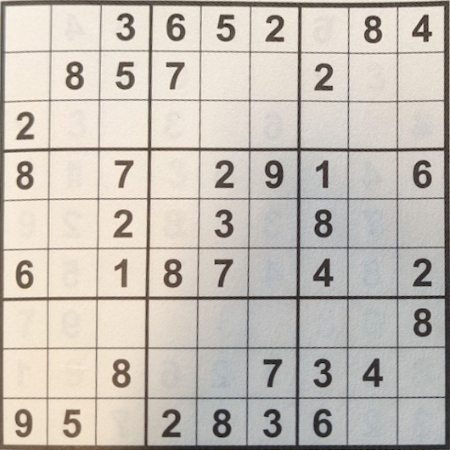
#> input picture Images/Incorrect-recognize-image/sudoku-image-example-level15.png, 450 x 450 px
$ python -i ImageProcess.py   (imports and definitions only)
#> lines starting #> are read from the running program, lines starting #| are printed output that depends on the picture; after the words box and inside, x2 and y2 are one past the last pixel; in counts of white or black regions, pixels touching at a corner belong together
#> further down, picture is the input picture: shape (450, 450, 3); mean B, G, R 182.7, 190.9, 197.7
from re import I
import cv2
import numpy as np
import os
url = "/Users/nguyenvanan2730/Projects/Sudoku-AWS/sudoku/Images/Input-image-example/sudoku-image-example-level15.jpeg"
file_name=os.path.splitext(os.path.basename(url))[0]
#1. Import the image
def read_img():
    #url = "/Users/nguyenvanan2730/Projects/Sudoku-AWS/sudoku/Images/Input-image-example/sudoku-image-example-1.png"
    #url = "/Users/nguyenvanan2730/Projects/Sudoku-AWS/sudoku/Images/Input-image-example/sudoku-image-example-level15.jpeg"
    image = cv2.imread(url) #画像は強制的にグレイスケール画像として読み込まれます。
    #cv2.imshow("read_img",image)
    return image

#2. Preprocessing the image
def processing(img):
    path = "/Users/nguyenvanan2730/Projects/Sudoku-AWS/sudoku/Images/preprocess-input-image/"
    #2.1 Gaussian blur:  reduce noise obtained in thresholding algorithm (adaptive thresholding)
    #convert color image to gray image
    img = cv2.cvtColor(img, cv2.COLOR_BGR2GRAY)
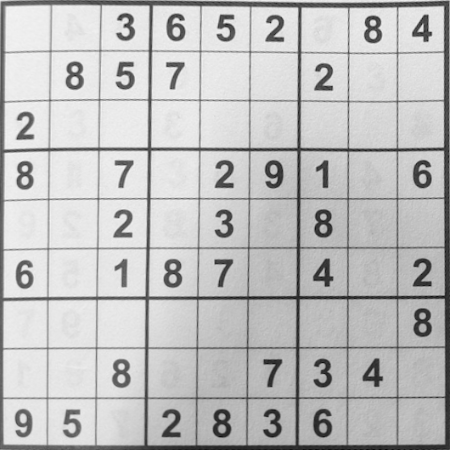
#> img: shape (450, 450); min 9, max 245, mean 192
    cv2.imwrite(f"{path}img1_bgr2gray.png",img)
    # cv2.imshow("img",img)
    # cv2.waitKey(0)

    #ksize.width and ksize.height can differ but they both must be positive and odd.
    img_gauss = cv2.GaussianBlur(img.copy(), (7, 7), 0)
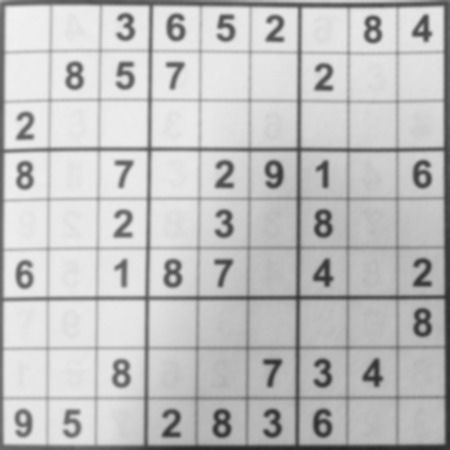
#> img_gauss: shape (450, 450); min 37, max 241, mean 191.9
    cv2.imwrite(f"{path}img2_GaussianBlur.png",img_gauss)
    # cv2.imshow("img_gauss",img_gauss)
    # cv2.waitKey(0)

    #2.2 Thresholding: Segmenting the regions of the image
    img_thres = cv2.adaptiveThreshold(img_gauss, 255, cv2.ADAPTIVE_THRESH_GAUSSIAN_C, cv2.THRESH_BINARY, 131, 2)
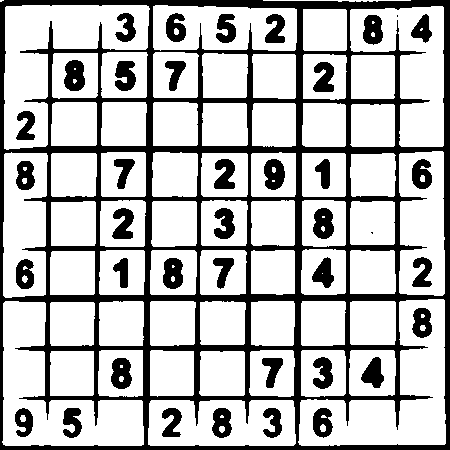
#> img_thres: shape (450, 450); 73.5% white; 40 black regions (2 under 20 px), largest, box (x1, y1, x2, y2) and area: (0, 0, 450, 450) 38636, (64, 60, 85, 91) 516, (313, 208, 334, 239) 496
    cv2.imwrite(f"{path}img3_adaptiveThreshold.png",img_thres)
    # cv2.imshow("adaptiveThreshold",img_thres)
    # cv2.waitKey(0)

    #2.3 Dilating the image: In cases like noise removal, erosion is followed by dilation.
    #object to be found should be white and background should be black.
    img_bitwise = cv2.bitwise_not(img_thres,img_thres)
#> img_bitwise: shape (450, 450); 26.5% white; 40 white regions (2 under 20 px)
    cv2.imwrite(f"{path}img4_bitwise.png",img_bitwise)
    # cv2.imshow("img_bitwise",img_bitwise)
    # cv2.waitKey(0)
    return img_bitwise

#3. Find the the sudoku's frame
def find_corners(img_proce, img_read):

    #find the contours on the img_proce
    ext_contours,hierarchy = cv2.findContours(img_proce, cv2.RETR_EXTERNAL, cv2.CHAIN_APPROX_SIMPLE)
#> ext_contours = 1 contour; box (x1, y1, x2, y2) and area: (0, 0, 450, 450) 201423
    #ext_contours = ext_contours[0] if len(ext_contours) == 2 else ext_contours[1]
    #Make the contours sort from the big to small
    ext_contours = sorted(ext_contours, key=cv2.contourArea, reverse=True)

    # [5 lines of commented-out code are left out]

    for contour in ext_contours[0:2]:
        #print("The lengt of contours: ", len(ext_contours))
        #輪郭の周囲の長さを計算できます
        deta=cv2.arcLength(contour,True)
        #曲線など多数の点で構成される輪郭をより少ない点で近似できます

        img_approx = cv2.approxPolyDP(contour, 0.015*deta, True)

        if len(img_approx) == 4:

            corners = [(corner[0][0],corner[0][1]) for corner in img_approx]
            #img_approx = np.argmin(img_approx,axis=0)
            print ("img_approx before", corners )
            corners = np.array(corners)
            """ 0/0---x--->
                |
                |
                y
                |
                |
                v """

            #20221222-fix the image was be roate incorrectly
            left_point=[]
            right_point=[]
            x_corner=[corners[0][0],corners[1][0],corners[2][0],corners[3][0]]
            y_corner=[corners[0][1],corners[1][1],corners[2][1],corners[3][1]]
            x_corner.sort()
            for index,item in enumerate(corners):
                if corners[index][0] < x_corner[2]:
                    left_point.append(corners[index])
                else:
                    right_point.append(corners[index])

            if left_point[0][1]<left_point[1][1]:
                top_left = left_point[0]
                bottom_left =left_point[1]
            else:
                top_left = left_point[1]
                bottom_left =left_point[0]

            if right_point[0][1]<right_point[1][1]:
                top_right = right_point[0]
                bottom_right =right_point[1]
            else:
                top_right = right_point[1]
                bottom_right =right_point[0]

            corners = [top_right, top_left, bottom_left, bottom_right]
            print(f"top_right, top_left, bottom_left, bottom_right", corners)
            return corners
    else:
        print("Cannot found the boudary of sudoku, please make sure the boundary is clear")
        return 0
#> this loop made 1 pass
#| img_approx before [(0, 2), (0, 449), (449, 449), (449, 0)]
#| top_right, top_left, bottom_left, bottom_right [array([449,   0], dtype=int32), array([0, 2], dtype=int32), array([  0, 449], dtype=int32), array([449, 449], dtype=int32)]

#4. Crop and transform the image
def image_transform(image,corners):
    #Get these corners
    top_right, top_left, bottom_left, bottom_right = corners[0], corners[1], corners[2], corners[3]

    #Calculate the width of the cropping image
    width_top = np.sqrt((top_right[0]-top_left[0])**2 + (top_right[1]-top_left[1])**2)
    width_bottom = np.sqrt((bottom_right[0]-bottom_left[0])**2 + (bottom_right[1]-bottom_left[1])**2)
    width = max(int(width_top), int(width_bottom))

    #Calculate the height of the cropping image
    height_right = np.sqrt((top_right[0]-bottom_right[0])**2 + (top_right[1]-bottom_right[1])**2)
    height_left = np.sqrt((top_left[0]-bottom_left[0])**2 + (top_left[1]-bottom_left[1])**2)
    height = max(int(height_right), int(height_left))
    print("width: {}/nheight: {}".format(width,height))
    #Contruct new points to obtain top-down view of image
    #dimensions = np.array([[0,0],  [width-1,0], [0, height-1], [width-1, height-1]], dtype="float32")
    dimensions = np.array([[0,0],  [width,0], [0, height], [width, height]], dtype="float32")
    #convert to Numpy format
    ordered_corners = np.array([top_left,top_right, bottom_left, bottom_right], dtype = "float32")
    #ordered_corners = np.array([top_left, top_right, bottom_right, bottom_left], dtype = "float32")

    #Crop the image
    grid = cv2.getPerspectiveTransform(ordered_corners, dimensions)
    img_crop = cv2.warpPerspective(image,grid,(width,height))

    img_crop = cv2.resize(img_crop,(450,450))
    cv2.imwrite("/Users/nguyenvanan2730/Projects/Sudoku-AWS/sudoku/Images/crop-input-image/%s.png"%file_name,img_crop)
    #create logic check image had or not.
    return file_name


def detect_image(img_frame):
    # img_read = read_img(frame)
    img_proce = processing(img_frame)
    corners  = find_corners(img_proce, img_frame)
#> corners = [[449, 0], [0, 2], [0, 449], [449, 449]]
    return corners if corners !=0 else 0

>>> import cv2
>>> picture = cv2.imread('Images/Incorrect-recognize-image/sudoku-image-example-level15.png')
>>> result = detect_image(picture)
#> result = [[449, 0], [0, 2], [0, 449], [449, 449]]

$ run again, on Images/Incorrect-recognize-image/sudoku-image-example-level100.png
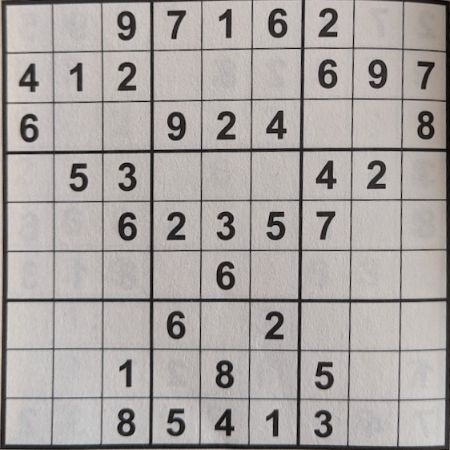
#> input picture Images/Incorrect-recognize-image/sudoku-image-example-level100.png, 450 x 450 px
#> picture is the input picture: shape (450, 450, 3); mean B, G, R 162.6, 164.6, 169.5
#> in processing, `img_gauss = cv2.GaussianBlur(img.copy(), (7, 7), 0)`:
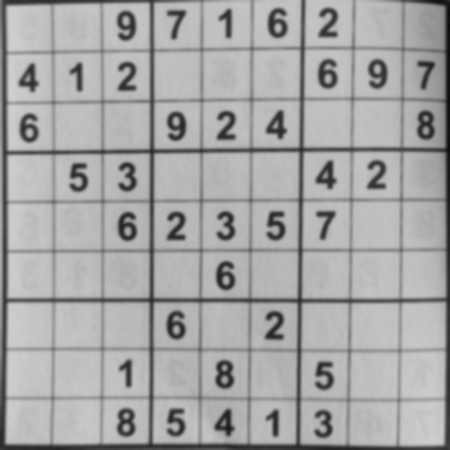
#> img_gauss: shape (450, 450); min 13, max 208, mean 165.8
#> in processing, `img_thres = cv2.adaptiveThreshold(img_gauss, 255, cv2.ADAPTIVE_THRESH_..`:
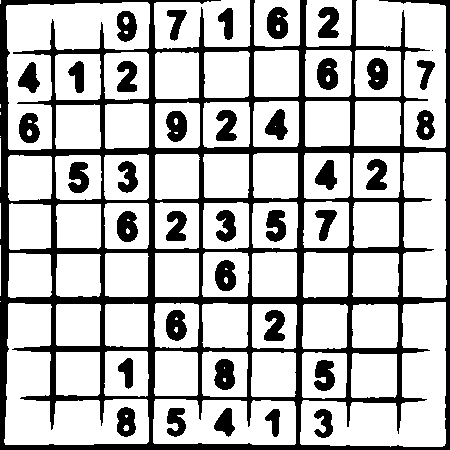
#> img_thres: shape (450, 450); 73.4% white; 38 black regions (1 under 20 px), largest, box (x1, y1, x2, y2) and area: (0, 0, 450, 450) 38702, (267, 7, 288, 39) 531, (317, 58, 338, 90) 519
#> img_bitwise: shape (450, 450); 26.6% white; 38 white regions (1 under 20 px)
#> ext_contours = 8 contours, 1 with area under 20; largest, box (x1, y1, x2, y2) and area: (0, 0, 450, 450) 184488, (267, 7, 288, 39) 520, (318, 7, 339, 38) 418, (416, 110, 435, 140) 404, (218, 8, 233, 40) 272, (167, 10, 187, 41) 268, (417, 60, 435, 90) 226
#> the loop in find_corners, `for contour in ext_contours[0:2]: #print("The lengt of contours: ", le..` made 2 passes
#> deta on passes 1 to 2: 2886.1, 93.84
#> (printed output is left out)
#> corners = 0
